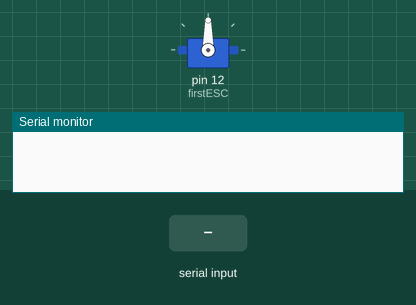
A sketch run on a simulated Arduino Uno, built with avr-gcc and run on an emulated ATmega328P. Shown: servo, the last lines printed to the serial monitor. The test bench sets the inputs (shaded band).

Above: at 1.2 s.
1.3 s: "90,45\n" received over Serial
At 2.3 s:
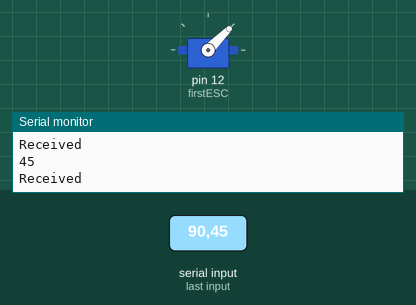
4.2 s: "30,150\n" received over Serial
At 6.7 s:
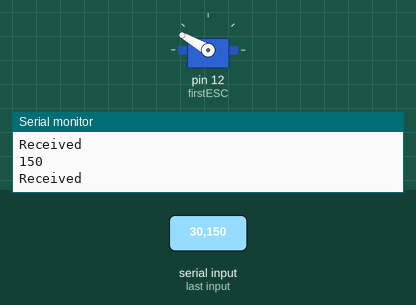
7.2 s: "5\n" received over Serial
10.2 s: "200\n" received over Serial
At 12.0 s:
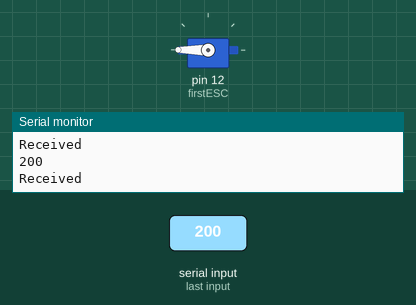
Timing chart, 0 to 13.9 s (numbered marks = the images above; inputs shaded):
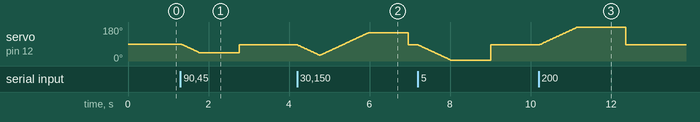

Measured:
- after the input at 10.2 s, servo on pin 12 (firstESC): rises from 85° to 180° in 0.95 s, then falls to 85° in 1.2 s

The sketch:

esc.ino
```cpp
#include <Servo.h>


int value = 90; // set values you need to zero
int motor = 90;

Servo firstESC, secondESC; //Create as much as Servoobject you want. You can controll 2 or more Servos at the same time

void setup() {

  firstESC.attach(12);    // attached to pin 9 I just do this with 1 Servo
  Serial.begin(9600);    // start serial at 9600 baud

}

void loop() {

//First connect your ESC WITHOUT Arming. Then Open Serial and follo Instructions

  firstESC.write(motor);

  if(Serial.available())
  {
    Serial.println("Received");
    value = Serial.parseInt();    // Parse an Integer from Serial
    if(value==0)
    {
        motor=85;
        Serial.println("Brake! (85)");
    }
    else
    {
    if ((motor-value)<0)
    {
    for (motor=motor; motor<value; motor++)
    {
      firstESC.write(motor);
      delay(10);
    }
    Serial.println(motor);
    }
    if((motor-value)>0)
        {
        for (motor=motor; motor>value; motor--)
        {
          firstESC.write(motor);
          delay(10);
        }
        Serial.println(motor);
        }
    }
    }
}
```
